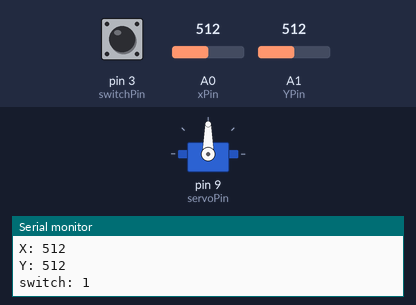
Recording of a sketch running on a simulated Arduino Uno, built with avr-gcc and run on an emulated ATmega328P. Shown: servo, the last lines printed to the serial monitor. Inputs (shaded band) come from the test bench; at power-on: A0 (xPin) = 512, pin 3 (switchPin) HIGH, A1 (YPin) = 512.

Above: at 1.2 s.
1.3 s: A0 (xPin) set to 716
At 2.6 s:
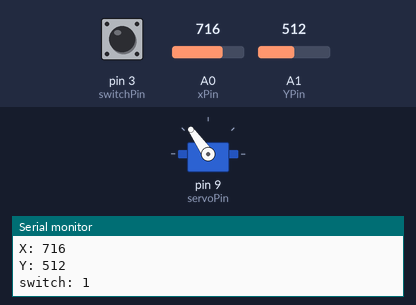
3.2 s: A0 (xPin) set to 900
At 4.7 s:
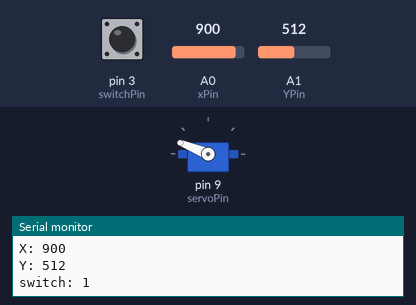
5.0 s: A0 (xPin) set to 1023
At 5.7 s:
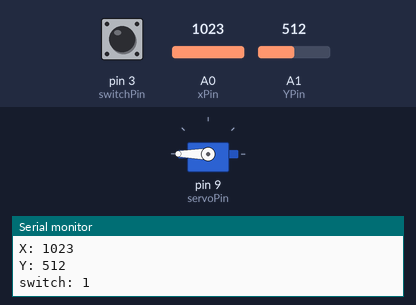
6.7 s: A0 (xPin) set to 306
At 7.9 s:
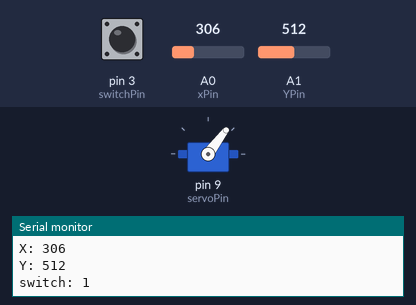
8.5 s: A0 (xPin) set to 122
At 9.9 s:
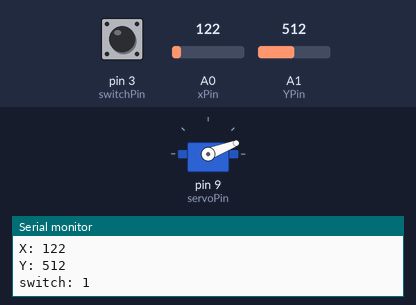
10.2 s: A0 (xPin) set to 0
At 11.0 s:
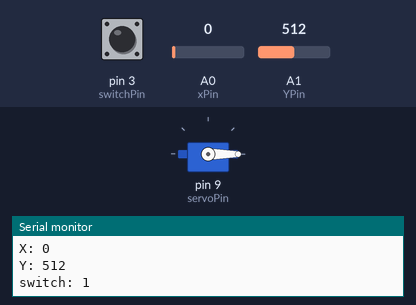
Timing chart, 0 to 13.0 s (numbered marks = the images above; inputs shaded):
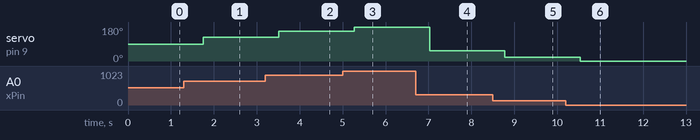

Measured:
- after the input at 1.3 s, servo on pin 9 (servoPin): 90° → 125° after 0.46 s
- after the input at 3.2 s, servo on pin 9 (servoPin): 125° → 158° after 0.31 s
- after the input at 5.0 s, servo on pin 9 (servoPin): 158° → 180° after 0.27 s
- after the input at 6.7 s, servo on pin 9 (servoPin): 180° → 53° after 0.32 s
- after the input at 8.5 s, servo on pin 9 (servoPin): 53° → 21° after 0.28 s
- after the input at 10.2 s, servo on pin 9 (servoPin): 21° → 0° after 0.34 s

The sketch:

analog_servo.ino
```cpp
#include <Servo.h>
int xPin = A0;
int YPin = A1;
int xVal;
int yVal;
int sVal;
int switchPin = 3;
int servoPin = 9;
int servoPos = 0;
int buzzPin = 13;
Servo myservo;

void setup() {
  // put your setup code here, to run once:
  Serial.begin(9600);
  pinMode(xPin, INPUT);
  pinMode(YPin  ,INPUT);
  pinMode(switchPin, INPUT);
  myservo.attach(servoPin);
}

void loop() {
  // put your main code here, to run repeatedly:


  xVal = analogRead(xPin);
  yVal  = analogRead(YPin);
  sVal = digitalRead(switchPin);
  Serial.print("X: ");
  Serial.println(xVal);
  Serial.print("Y: ");
  Serial.println(yVal);
  Serial.print("switch: ");
  Serial.println(sVal);
  delay(250);

  servoPos = (180./1023.) *xVal;


  myservo.write(servoPos);


  }
```
